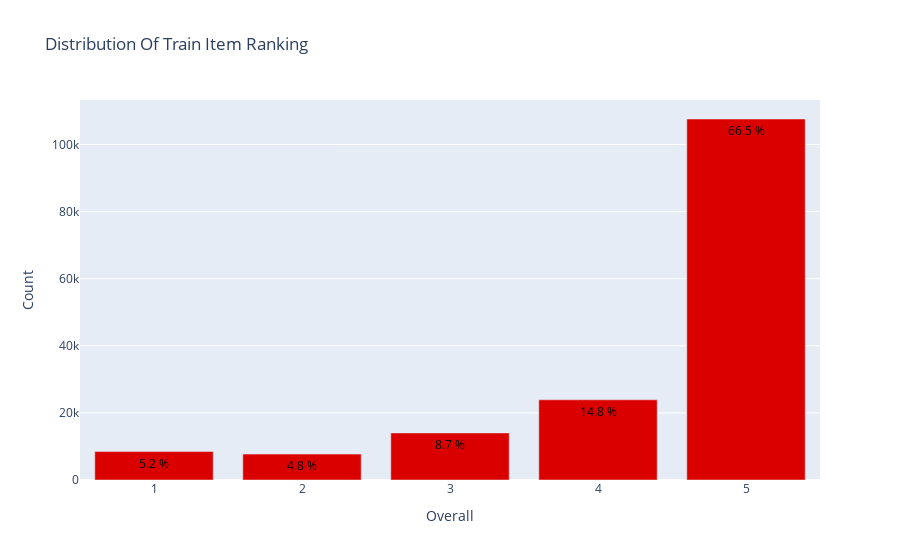

Notebook source saved alongside this figure:
### Markdown cell above
## Check the rating distribution in the train dataset

### Code cell
# Get data
data = train['overall'].value_counts().sort_index(ascending=False)

# Create trace
trace = go.Bar(x = data.index,
               text = ['{:.1f} %'.format(val) for val in (data.values / train.shape[0] * 100)],
               textposition = 'auto',
               textfont = dict(color = '#000000'),
               y = data.values,
               marker = dict(color = '#db0000'))

# Create layout
layout = dict(title = 'Distribution Of Train Item Ranking'.format(train.shape[0]),
              xaxis = dict(title = 'Overall'),
              yaxis = dict(title = 'Count'))
              
# Create plot
fig = go.Figure(data=[trace], layout=layout)
iplot(fig)

### Figure 1 — Plotly figure (JSON) as saved in the notebook; plotly's stock layout.template omitted (floating-point values rounded to 4 significant figures)
{"data": [{"marker": {"color": "#db0000"}, "text": ["66.5 %", "14.8 %", "8.7 %", "4.8 %", "5.2 %"], "textfont": {"color": "#000000"}, "textposition": "auto", "type": "bar", "x": [5, 4, 3, 2, 1], "y": [107620, 23909, 14029, 7721, 8474]}], "layout": {"title": {"text": "Distribution Of Train Item Ranking"}, "xaxis": {"title": {"text": "Overall"}}, "yaxis": {"title": {"text": "Count"}}}}
